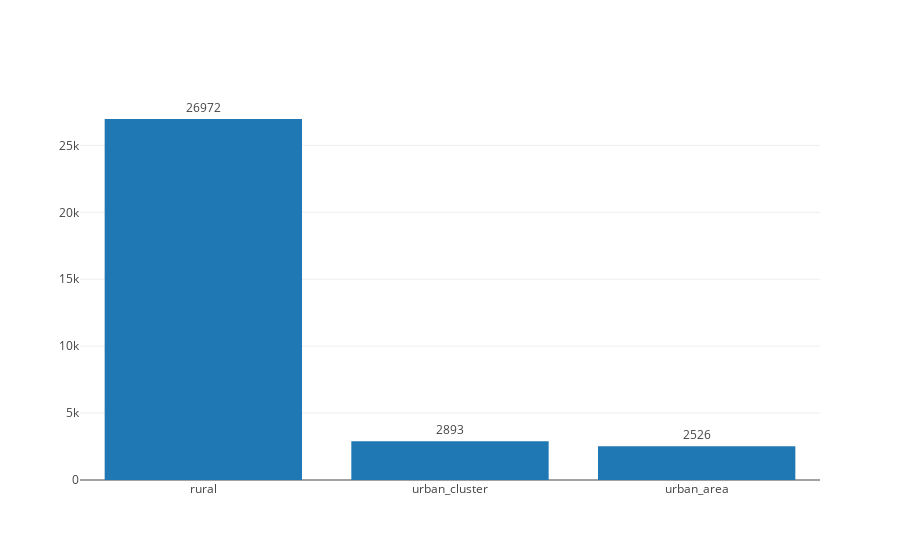

Notebook code for this chart:
### Code cell
iplot(go.Figure(
    [go.Bar(
        x=pd.unique(e.geo_designation), 
        y=pd.value_counts(e.geo_designation),
        text=pd.value_counts(e.geo_designation),
        textposition='outside')
    ]
))

### Figure 1 — Plotly figure (JSON) as saved in the notebook; plotly's stock layout.template omitted (floating-point values rounded to 4 significant figures)
{"data": [{"text": ["26972", "2893", "2526"], "textposition": "outside", "type": "bar", "uid": "11d68426-c0ef-11e8-a799-d8cb8a70e6ff", "x": ["rural", "urban_cluster", "urban_area"], "y": [26972, 2893, 2526]}], "layout": {}}
